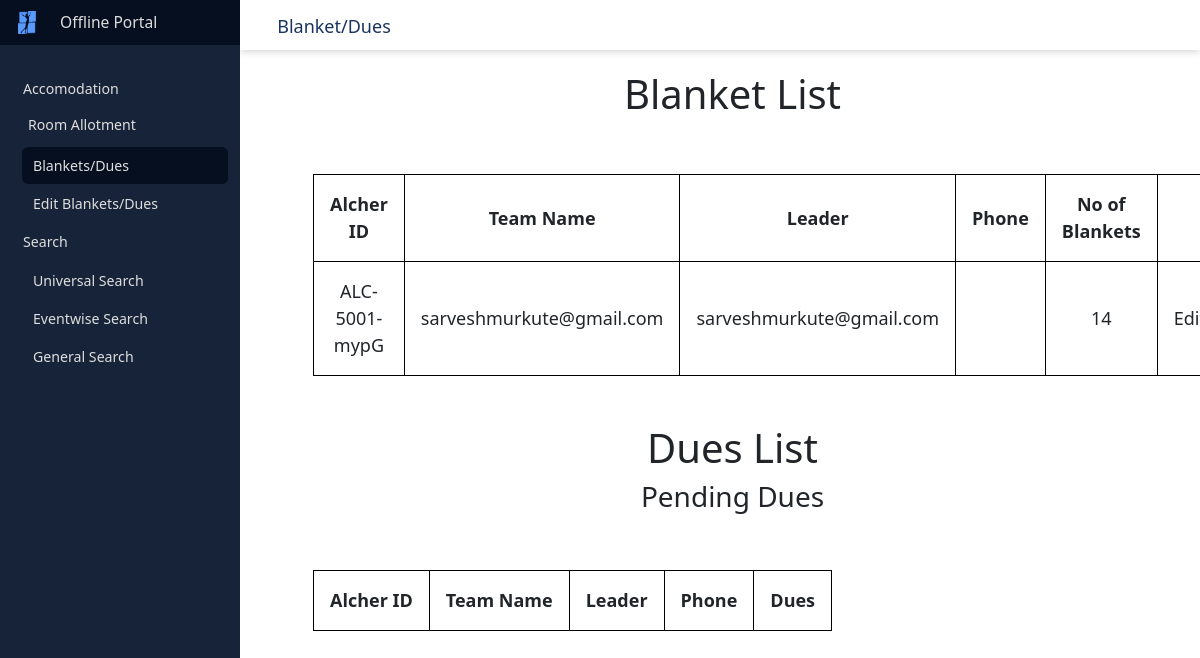
The app's page /offlineportal/blankets-dues/ (signed in) with its own data.
### apps/users/models.py (models this page shows, shortened)
class Team(models.Model) :
    id = models.SlugField(primary_key=True, default=uuid.uuid4)
    name=models.CharField(max_length=150,null=True)
    leader = models.OneToOneField(
        settings.AUTH_USER_MODEL, related_name="team", on_delete=models.CASCADE)
    members = models.ManyToManyField(TeamMembers)
    blankets = models.IntegerField(default=0)
    dues = models.IntegerField(default=0)
    Accomodation=models.CharField(choices = Accomodation_choices,max_length=1,default='N',null=True, blank=True)
    totalPaid=models.IntegerField(default=0)

class NewUser(AbstractBaseUser, PermissionsMixin):
    GENDER=(('M','Male'),('F','Female'),('O','Others'))
    gender=models.CharField(choices=GENDER,default='M',max_length=20)
    alcherid = models.CharField(
        max_length=255, blank=True, unique=True)
    referred_by = models.CharField(
        max_length=255, blank=True)
    otp = models.CharField(max_length=6,default='000000')
    id = models.SlugField(primary_key=True, default=uuid.uuid4)
    img = models.ImageField(upload_to="image_uploads/userdp/",
                            default='user-default.png')
    email = models.EmailField(_('email address'), unique=True)
    username = models.CharField(max_length=150, unique=True)
    collegename = models.CharField(max_length=150, unique=False)
    city = models.CharField(max_length=150, unique=False)
    state = models.CharField(max_length= 200, unique=False, blank=True)
    fullname = models.CharField(max_length=150, )
    phone_number = PhoneNumberField(max_length = 14, unique=False, )
    alternate_phone = models.CharField(max_length = 14, unique=False, blank=True)
    interest = models.ManyToManyField(
        "competitions.Module", related_name="interest")
    team_members=models.IntegerField(default=0)
    events_registered = models.ManyToManyField(
        "competitions.Competition", related_name="competition",blank=True)
    date_joined = models.DateTimeField(default=timezone.now)
    provider = models.CharField(max_length=200, unique=False, default="email")
    about = models.TextField(_('about'), max_length=500, blank=True)
    is_staff = models.BooleanField(default=False)
    is_active = models.BooleanField(default=False)
    objects = CustomAccountManager()
    USERNAME_FIELD = 'email'
    REQUIRED_FIELDS = ['username']
    def __str__(self):
        return str(self.email)

### apps/offlinePortal/views.py (the view)
# urls.py: path('blankets-dues/',views.blankets_dues,name='blankets_duess'),
@login_required(login_url='login')
@permission_required('is_staff')
def blankets_dues(request):
    teams=Team.objects.all()
    context={'teams':teams,'active_page':'blankets_dues'}
    return render(request,'offlinePortal/blankets_dues.html',context)

### templates/offlinePortal/blankets_dues.html (shortened to what this page needs)
{% extends 'offlinePortal/home.html' %}
{% block header %}
Blanket/Dues
{% endblock %}
{% block content %}
<div>
    <h1 class="text-center w-full text-3xl font-bold my-10">Blanket List</h1>
    <div class="flex justify-center w-full margin-auto p-5 text-center">
    <table>
        <tr>
            <th>Alcher ID</th>
            <th>Team Name</th>
            <th>Leader</th>
            <th>Phone</th>
            <th>No of Blankets</th>
        </tr>
        {% for team in teams %}
        {% if team.blankets %}
        <tr>
            <td>  {{ team.leader.alcherid }}   </td>
            <td>  {{ team.leader  }}   </td>
            <td>  {{ team.leader}}   </td>
            <td>  {{ team.leader.phone }}   </td>
            <td>  {{ team.blankets }}   </td>
            <td> <a onclick="urlChange(this)" data-id={{team.id}} style="cursor: pointer;">Edit</a>  </td>
        </tr>
        {% endif %}
        {% endfor %}
    </table>
    </div>
    <div>
    <h1 class="text-center w-full text-3xl font-bold my-10">Dues List </h1>
    <h3 style="text-align: center;">Pending Dues</h3>
    <div class="flex justify-center w-full margin-auto p-5 text-center">
    <table>
        <tr>
            <th>Alcher ID</th>
            <th>Team Name</th>
            <th>Leader</th>
            <th>Phone</th>
            <th>Dues</th>
        </tr>
    </table>
    </div>
</div>
</div>
{% endblock %}

### templates/offlinePortal/blankets_dues.html (style rules this page uses)
table,th,td { border:1px solid black; padding:1rem; max-width:700px; }
a { color:blue; text-decoration:underline; }
body { font-size: large; }

### templates/offlinePortal/home.html (style rules this page uses)
* { font-family: system-ui, -apple-system, BlinkMacSystemFont, "Segoe UI", Roboto, "Helvetica Neue", Arial, "Noto Sans", sans-serif, "Apple Color Emoji", "Segoe UI Emoji", "Segoe UI Symbol", "Noto Color Emoji"; }
body { margin: 0; }

### records on screen
Team: leader.alcherid "ALC-5001-mypG", leader "sarveshmurkute@gmail.com", blankets "14"
